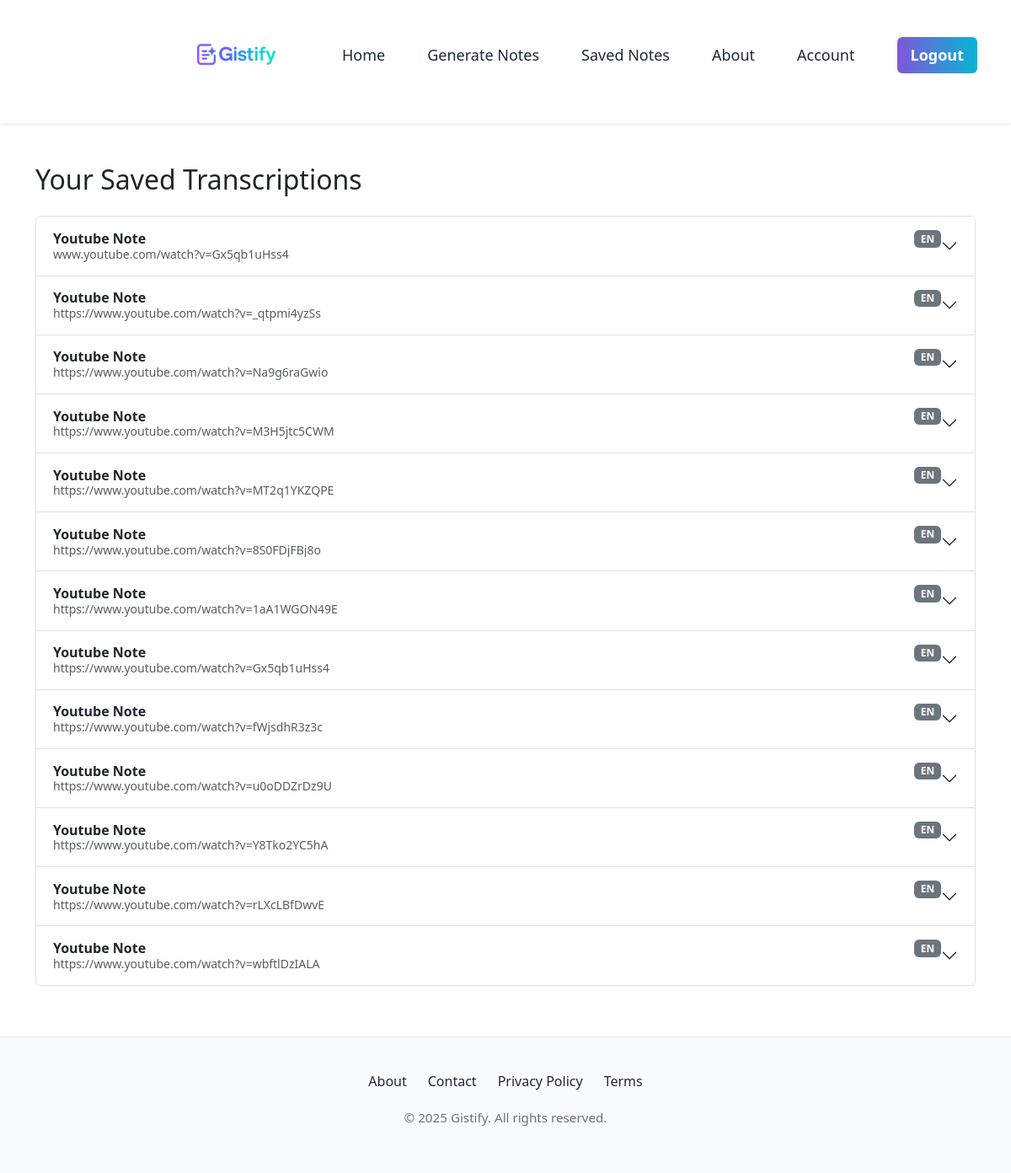
Screenshot of /saved_notes (signed in) with the database file from the repository.
### gistify/model.py (models this page shows, shortened)
class Note(db.Model):
    id = db.Column(db.Integer, primary_key=True)
    title = db.Column(db.String(20), nullable=False)
    yt_link = db.Column(db.String(200), unique=True, nullable=False)
    language = db.Column(db.String(20), nullable=False)
    time_stamps = db.Column(db.Text, nullable=False)
    content = db.Column(db.Text, nullable=False)
    user_id = db.Column(db.Integer, db.ForeignKey('user.id'), nullable=False)

### gistify/routes.py (the view)
@app.route("/saved_notes", methods=['GET'])
@login_required
def saved_notes():
    notes = Note.query.filter_by(user_id=current_user.id).order_by(Note.id.desc()).all()
    return render_template(
        'saved_notes.html',
        title='Saved Notes',
        css='dashboard.css',
        notes=notes
    )

### gistify/model.py (called while the page is built)
@login_manager.user_loader
def login_user(user_id):
    return User.query.get(int(user_id))

### gistify/templates/saved_notes.html (shortened to what this page needs)
{% extends 'template.html' %}
{% block content %}
<div class="container mt-5">
    <h2 class="mb-4">Your Saved Transcriptions</h2>
    {% if notes and notes|length > 0 %}
    <div class="accordion" id="notesAccordion">
        {% for note in notes %}
        <div class="accordion-item">
            <h2 class="accordion-header" id="heading-{{ note.id }}">
                <button class="accordion-button collapsed" type="button" data-bs-toggle="collapse" data-bs-target="#collapse-{{ note.id }}" aria-expanded="false" aria-controls="collapse-{{ note.id }}">
                    <div class="d-flex flex-column w-100">
                        <div class="d-flex justify-content-between align-items-center">
                            <span class="fw-bold text-truncate" style="max-width: 60%">{{ note.title }}</span>
                            <span class="badge bg-secondary">{{ note.language|upper }}</span>
                        </div>
                        <small class="text-muted text-truncate">{{ note.yt_link }}</small>
                    </div>
                </button>
            </h2>
        </div>
        {% endfor %}
    </div>
    {% else %}
        <div class="alert alert-info">No saved transcriptions yet. Generate one from the Generate Notes page.</div>
    {% endif %}
</div>
{% endblock %}

### gistify/static/main.css (style rules this page uses)
* { margin: 0; padding: 0; box-sizing: border-box; }
html { scroll-behavior: smooth; }

### rows the page displays
Note: title "Youtube Note", language "EN", yt_link "www.youtube.com/watch?v=Gx5qb1uHss4"
Note: title "Youtube Note", language "EN", yt_link "https://www.youtube.com/watch?v=_qtpmi4yzSs"
Note: title "Youtube Note", language "EN", yt_link "https://www.youtube.com/watch?v=Na9g6raGwio"
Note: title "Youtube Note", language "EN", yt_link "https://www.youtube.com/watch?v=M3H5jtc5CWM"
Note: title "Youtube Note", language "EN", yt_link "https://www.youtube.com/watch?v=MT2q1YKZQPE"
Note: title "Youtube Note", language "EN", yt_link "https://www.youtube.com/watch?v=8S0FDjFBj8o"
Note: title "Youtube Note", language "EN", yt_link "https://www.youtube.com/watch?v=1aA1WGON49E"
Note: title "Youtube Note", language "EN", yt_link "https://www.youtube.com/watch?v=Gx5qb1uHss4"
Note: title "Youtube Note", language "EN", yt_link "https://www.youtube.com/watch?v=fWjsdhR3z3c"
Note: title "Youtube Note", language "EN", yt_link "https://www.youtube.com/watch?v=u0oDDZrDz9U"
Note: title "Youtube Note", language "EN", yt_link "https://www.youtube.com/watch?v=Y8Tko2YC5hA"
Note: title "Youtube Note", language "EN", yt_link "https://www.youtube.com/watch?v=rLXcLBfDwvE"
Note: title "Youtube Note", language "EN", yt_link "https://www.youtube.com/watch?v=wbftlDzIALA"
